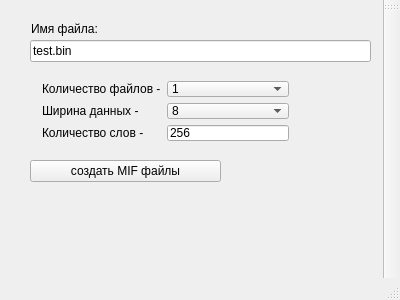
<?xml version="1.0" encoding="UTF-8"?>
<ui version="4.0">
 <class>MainWindow</class>
 <widget class="QMainWindow" name="MainWindow">
  <property name="enabled">
   <bool>true</bool>
  </property>
  <property name="geometry">
   <rect>
    <x>0</x>
    <y>0</y>
    <width>400</width>
    <height>300</height>
   </rect>
  </property>
  <property name="windowTitle">
   <string>MainWindow</string>
  </property>
  <widget class="QWidget" name="centralWidget">
   <widget class="QPushButton" name="pushButton">
    <property name="geometry">
     <rect>
      <x>30</x>
      <y>160</y>
      <width>191</width>
      <height>22</height>
     </rect>
    </property>
    <property name="text">
     <string>создать MIF файлы</string>
    </property>
   </widget>
   <widget class="QLineEdit" name="lineEdit_2">
    <property name="geometry">
     <rect>
      <x>30</x>
      <y>40</y>
      <width>341</width>
      <height>22</height>
     </rect>
    </property>
    <property name="text">
     <string>test.bin</string>
    </property>
   </widget>
   <widget class="QWidget" name="">
    <property name="geometry">
     <rect>
      <x>31</x>
      <y>70</y>
      <width>269</width>
      <height>82</height>
     </rect>
    </property>
    <layout class="QGridLayout" name="gridLayout">
     <item row="0" column="0">
      <widget class="QLabel" name="label_3">
       <property name="text">
        <string>Количество файлов -</string>
       </property>
      </widget>
     </item>
     <item row="0" column="1" rowspan="3">
      <layout class="QVBoxLayout" name="verticalLayout_2">
       <item>
        <widget class="QComboBox" name="comboBox">
         <property name="enabled">
          <bool>true</bool>
         </property>
         <item>
          <property name="text">
           <string>1</string>
          </property>
         </item>
         <item>
          <property name="text">
           <string>2</string>
          </property>
         </item>
         <item>
          <property name="text">
           <string>4</string>
          </property>
         </item>
         <item>
          <property name="text">
           <string>8</string>
          </property>
         </item>
        </widget>
       </item>
       <item>
        <widget class="QComboBox" name="comboBox_2">
         <item>
          <property name="text">
           <string>8</string>
          </property>
         </item>
         <item>
          <property name="text">
           <string>16</string>
          </property>
         </item>
         <item>
          <property name="text">
           <string>32</string>
          </property>
         </item>
        </widget>
       </item>
       <item>
        <widget class="QLineEdit" name="lineEdit">
         <property name="text">
          <string>256</string>
         </property>
        </widget>
       </item>
      </layout>
     </item>
     <item row="1" column="0">
      <widget class="QLabel" name="label_4">
       <property name="text">
        <string>Ширина данных -</string>
       </property>
      </widget>
     </item>
     <item row="2" column="0">
      <widget class="QLabel" name="label_5">
       <property name="text">
        <string>Количество слов -</string>
       </property>
      </widget>
     </item>
    </layout>
   </widget>
   <widget class="QLabel" name="label_2">
    <property name="geometry">
     <rect>
      <x>31</x>
      <y>21</y>
      <width>101</width>
      <height>16</height>
     </rect>
    </property>
    <property name="text">
     <string>Имя файла:</string>
    </property>
   </widget>
  </widget>
  <widget class="QMenuBar" name="menuBar">
   <property name="geometry">
    <rect>
     <x>0</x>
     <y>0</y>
     <width>400</width>
     <height>19</height>
    </rect>
   </property>
  </widget>
  <widget class="QToolBar" name="mainToolBar">
   <attribute name="toolBarArea">
    <enum>RightToolBarArea</enum>
   </attribute>
   <attribute name="toolBarBreak">
    <bool>false</bool>
   </attribute>
  </widget>
  <widget class="QStatusBar" name="statusBar"/>
 </widget>
 <layoutdefault spacing="6" margin="11"/>
 <resources/>
 <connections/>
</ui>
